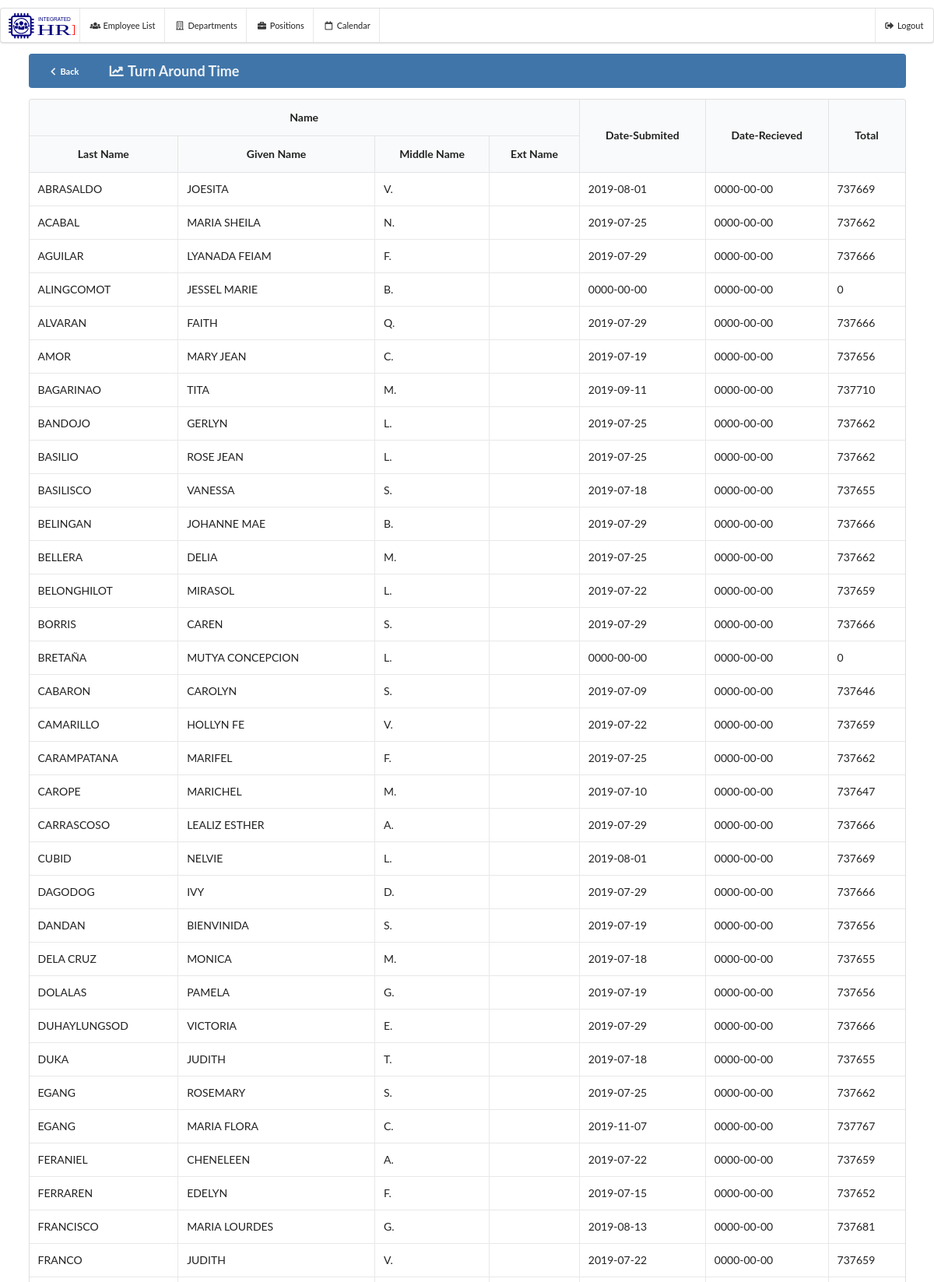
The page /tot.php?rec=8 (signed in, upper part) on the database its author committed.
### tables this page shows
CREATE TABLE `prrlist` (
  `prrlist_id` int(11) NOT NULL,
  `prr_id` int(11) NOT NULL,
  `employees_id` int(11) NOT NULL,
  `date_submitted` date NOT NULL,
  `appraisal_type` tinytext NOT NULL,
  `date_appraised` date NOT NULL,
  `numerical` double NOT NULL,
  `adjectival` tinytext NOT NULL,
  `remarks` tinytext NOT NULL,
  `comments` text NOT NULL,
  `stages` varchar(255) NOT NULL
);

CREATE TABLE `employees` (
  `employees_id` int(11) NOT NULL,
  `firstName` varchar(256) DEFAULT NULL,
  `lastName` varchar(256) DEFAULT NULL,
  `middleName` varchar(255) DEFAULT NULL,
  `extName` varchar(255) DEFAULT NULL,
  `gender` tinytext,
  `status` tinytext,
  `employmentStatus` tinytext,
  `department_id` int(11) DEFAULT NULL,
  `position_id` longtext,
  `natureOfAssignment` tinytext,
  `dateActivated` date NOT NULL,
  `dateInactivated` date NOT NULL,
  `dateIPCR` date NOT NULL
);

### umbra/tot/rec.tot.php (the view, shortened to what this page needs)
 <div class="ui borderless blue inverted mini menu noprint">
    <div class="left item" style="margin-right: 0px !important;">
      <button onclick="window.history.back();" class="blue ui icon button" title="Back" style="width: 65px;">
        <i class="icon chevron left"></i> Back
      </button>
    </div>
    <div class="item">
     <h3><i class="icon line chart"></i>Turn Around Time<span></span></h3>
   </div>
   <div class="right item">
  </div>
</div>
<div>
	<table class="ui celled table">
		<thead style="text-align: center">
			<tr>
				<th colspan ="4">Name</th>
				<th rowspan ="2">Date-Submited</th>
				<th rowspan ="2">Date-Recieved</th>
				<th rowspan ="2">Total</th>
			</tr>
			<tr>
				<th>Last Name</th>
				<th>Given Name</th>
				<th>Middle Name</th>
				<th>Ext Name</th>
			</tr>
		</thead>
		<tbody>
			<?php
				$sql = "SELECT * from prrlist where prr_id='$_GET[rec]'";
				$sql = $mysqli->query($sql);
				$view = "";
				while ($row =$sql->fetch_assoc()) {
					$emp  = "SELECT * from employees where employees_id ='$row[employees_id]'";
					$emp = $mysqli->query($emp);
					$emp = $emp->fetch_assoc();
					$d1 = date_create($row['date_submitted']);
					$d2 =date_create($row['date_appraised']);
					$dif = date_diff($d1,$d2);
					$view .= "
						<tr>
							<td>$emp[lastName]</td>
							<td>$emp[firstName]</td>
							<td>$emp[middleName]</td>
							<td>$emp[extName]</td>
							<td>$row[date_submitted]</td>
							<td>$row[date_appraised]</td>
							<td>".$dif->format('%a')."</td>
						</tr>
					";
				}
				echo $view;
			 ?>
		</tbody>
	</table>
</div>

### header.php (shortened to what this page needs)
<!DOCTYPE html>
<html>
<head>
  <link rel="stylesheet" type="text/css" href="ui/dist/semantic.css">
  <link href='fullcalendar4/packages/core/main.css' rel='stylesheet' />
  <link href='fullcalendar4/packages/daygrid/main.css' rel='stylesheet' />
</head>
  <body style="
    background: url(assets/bgs/bg.jpg) no-repeat center center fixed;
    -moz-background-size: cover;
    -webkit-background-size: cover;
    -o-background-size: cover;
    background-size: cover;
">
<?php
require_once "navbar.php";
?>

### navbar.php (shortened to what this page needs)
<div class="noprint ui stackable menu mini" style="margin-top: 10px; ">
  <a title="Home" href="index.php" class="item" title="Home" style="padding: 7px;">
    <img src="assets/ico/ihris.svg" style="width: 88px; height: 36px;" title="Integrated Human Resource System">
   </a>
  <a class="item" href="employeelist.php"><i class="users icon"></i>Employee List</a>
  <a class="item" href="departmentsetup.php"><i class="building outline icon"></i>Departments</a>
  <a class="item" href="positionsetup.php"><i class="briefcase icon"></i>Positions</a>
  <a class="item" onclick="_calendar()"><i class="calendar outline icon"></i>Calendar</a>
  <div class="right menu">
    <a class="ui item" href="logout.php"><i class="icon sign-out"></i> Logout</a>
  </div>
</div>

### tot.php (shortened to what this page needs)
<?php
require_once "header.php";
 ?>
 <div class="ui container">
 	<?php
 		if (isset($_GET['rec'])) {
 			require_once "umbra/tot/rec.tot.php";
 		}else{
 			require_once "umbra/tot/index.tot.php";
 		}
 	 ?>
 </div>
 <?php require_once "footer.php"; ?>

### footer.php (shortened to what this page needs)
</body>
</html>

### rows shown on the page
prrlist: employees.lastName "ABRASALDO", employees.firstName "JOESITA", employees.middleName "V.", date_submitted "2019-08-01", date_appraised "0000-00-00", $dif->format('%a') "737669"
prrlist: employees.lastName "ACABAL", employees.firstName "MARIA SHEILA", employees.middleName "N.", date_submitted "2019-07-25", date_appraised "0000-00-00", $dif->format('%a') "737662"
prrlist: employees.lastName "AGUILAR", employees.firstName "LYANADA FEIAM", employees.middleName "F.", date_submitted "2019-07-29", date_appraised "0000-00-00", $dif->format('%a') "737666"
prrlist: employees.lastName "ALINGCOMOT", employees.firstName "JESSEL MARIE", employees.middleName "B.", date_submitted "0000-00-00", date_appraised "0000-00-00", $dif->format('%a') "0"
prrlist: employees.lastName "ALVARAN", employees.firstName "FAITH", employees.middleName "Q.", date_submitted "2019-07-29", date_appraised "0000-00-00", $dif->format('%a') "737666"
prrlist: employees.lastName "AMOR", employees.firstName "MARY JEAN", employees.middleName "C.", date_submitted "2019-07-19", date_appraised "0000-00-00", $dif->format('%a') "737656"
prrlist: employees.lastName "BAGARINAO", employees.firstName "TITA", employees.middleName "M.", date_submitted "2019-09-11", date_appraised "0000-00-00", $dif->format('%a') "737710"
prrlist: employees.lastName "BANDOJO", employees.firstName "GERLYN", employees.middleName "L.", date_submitted "2019-07-25", date_appraised "0000-00-00", $dif->format('%a') "737662"
prrlist: employees.lastName "BASILIO", employees.firstName "ROSE JEAN", employees.middleName "L.", date_submitted "2019-07-25", date_appraised "0000-00-00", $dif->format('%a') "737662"
prrlist: employees.lastName "BASILISCO", employees.firstName "VANESSA", employees.middleName "S.", date_submitted "2019-07-18", date_appraised "0000-00-00", $dif->format('%a') "737655"
prrlist: employees.lastName "BELINGAN", employees.firstName "JOHANNE MAE", employees.middleName "B.", date_submitted "2019-07-29", date_appraised "0000-00-00", $dif->format('%a') "737666"
prrlist: employees.lastName "BELLERA", employees.firstName "DELIA", employees.middleName "M.", date_submitted "2019-07-25", date_appraised "0000-00-00", $dif->format('%a') "737662"
prrlist: employees.lastName "BELONGHILOT", employees.firstName "MIRASOL", employees.middleName "L.", date_submitted "2019-07-22", date_appraised "0000-00-00", $dif->format('%a') "737659"
prrlist: employees.lastName "BORRIS", employees.firstName "CAREN", employees.middleName "S.", date_submitted "2019-07-29", date_appraised "0000-00-00", $dif->format('%a') "737666"
prrlist: employees.lastName "BRETAÑA", employees.firstName "MUTYA CONCEPCION", employees.middleName "L.", date_submitted "0000-00-00", date_appraised "0000-00-00", $dif->format('%a') "0"
prrlist: employees.lastName "CABARON", employees.firstName "CAROLYN", employees.middleName "S.", date_submitted "2019-07-09", date_appraised "0000-00-00", $dif->format('%a') "737646"
prrlist: employees.lastName "CAMARILLO", employees.firstName "HOLLYN FE", employees.middleName "V.", date_submitted "2019-07-22", date_appraised "0000-00-00", $dif->format('%a') "737659"
prrlist: employees.lastName "CARAMPATANA", employees.firstName "MARIFEL", employees.middleName "F.", date_submitted "2019-07-25", date_appraised "0000-00-00", $dif->format('%a') "737662"
prrlist: employees.lastName "CAROPE", employees.firstName "MARICHEL", employees.middleName "M.", date_submitted "2019-07-10", date_appraised "0000-00-00", $dif->format('%a') "737647"
prrlist: employees.lastName "CARRASCOSO", employees.firstName "LEALIZ ESTHER", employees.middleName "A.", date_submitted "2019-07-29", date_appraised "0000-00-00", $dif->format('%a') "737666"
prrlist: employees.lastName "CUBID", employees.firstName "NELVIE", employees.middleName "L.", date_submitted "2019-08-01", date_appraised "0000-00-00", $dif->format('%a') "737669"
prrlist: employees.lastName "DAGODOG", employees.firstName "IVY", employees.middleName "D.", date_submitted "2019-07-29", date_appraised "0000-00-00", $dif->format('%a') "737666"
prrlist: employees.lastName "DANDAN", employees.firstName "BIENVINIDA", employees.middleName "S.", date_submitted "2019-07-19", date_appraised "0000-00-00", $dif->format('%a') "737656"
prrlist: employees.lastName "DELA CRUZ", employees.firstName "MONICA", employees.middleName "M.", date_submitted "2019-07-18", date_appraised "0000-00-00", $dif->format('%a') "737655"
prrlist: employees.lastName "DOLALAS", employees.firstName "PAMELA", employees.middleName "G.", date_submitted "2019-07-19", date_appraised "0000-00-00", $dif->format('%a') "737656"
prrlist: employees.lastName "DUHAYLUNGSOD", employees.firstName "VICTORIA", employees.middleName "E.", date_submitted "2019-07-29", date_appraised "0000-00-00", $dif->format('%a') "737666"
prrlist: employees.lastName "DUKA", employees.firstName "JUDITH", employees.middleName "T.", date_submitted "2019-07-18", date_appraised "0000-00-00", $dif->format('%a') "737655"
prrlist: employees.lastName "EGANG", employees.firstName "ROSEMARY", employees.middleName "S.", date_submitted "2019-07-25", date_appraised "0000-00-00", $dif->format('%a') "737662"
prrlist: employees.lastName "EGANG", employees.firstName "MARIA FLORA", employees.middleName "C.", date_submitted "2019-11-07", date_appraised "0000-00-00", $dif->format('%a') "737767"
prrlist: employees.lastName "FERANIEL", employees.firstName "CHENELEEN", employees.middleName "A.", date_submitted "2019-07-22", date_appraised "0000-00-00", $dif->format('%a') "737659"
prrlist: employees.lastName "FERRAREN", employees.firstName "EDELYN", employees.middleName "F.", date_submitted "2019-07-15", date_appraised "0000-00-00", $dif->format('%a') "737652"
prrlist: employees.lastName "FRANCISCO", employees.firstName "MARIA LOURDES", employees.middleName "G.", date_submitted "2019-08-13", date_appraised "0000-00-00", $dif->format('%a') "737681"
prrlist: employees.lastName "FRANCO", employees.firstName "JUDITH", employees.middleName "V.", date_submitted "2019-07-22", date_appraised "0000-00-00", $dif->format('%a') "737659"
